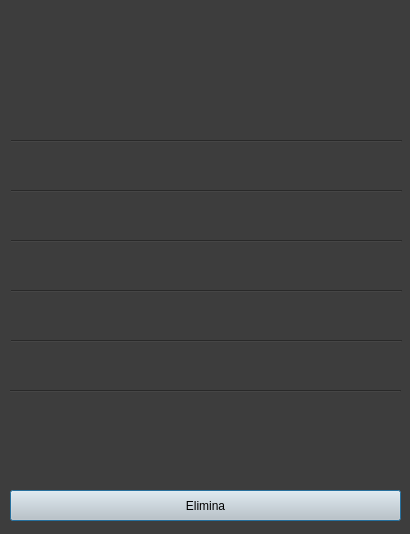
<?xml version="1.0" encoding="UTF-8"?>
<ui version="4.0">
 <class>Dialog</class>
 <widget class="QDialog" name="Dialog">
  <property name="geometry">
   <rect>
    <x>0</x>
    <y>0</y>
    <width>410</width>
    <height>534</height>
   </rect>
  </property>
  <property name="windowTitle">
   <string>Dialog</string>
  </property>
  <property name="styleSheet">
   <string notr="true">background-color: rgb(61, 61, 61);</string>
  </property>
  <widget class="QLabel" name="nome_dipendente_label">
   <property name="geometry">
    <rect>
     <x>10</x>
     <y>10</y>
     <width>391</width>
     <height>121</height>
    </rect>
   </property>
   <property name="styleSheet">
    <string notr="true">font: 36pt &quot;MS Shell Dlg 2&quot;;</string>
   </property>
   <property name="text">
    <string/>
   </property>
  </widget>
  <widget class="Line" name="line">
   <property name="geometry">
    <rect>
     <x>11</x>
     <y>140</y>
     <width>391</width>
     <height>3</height>
    </rect>
   </property>
   <property name="orientation">
    <enum>Qt::Horizontal</enum>
   </property>
  </widget>
  <widget class="QLabel" name="codice_fiscale_label">
   <property name="geometry">
    <rect>
     <x>10</x>
     <y>150</y>
     <width>391</width>
     <height>31</height>
    </rect>
   </property>
   <property name="styleSheet">
    <string notr="true">font: 18pt &quot;MS Shell Dlg 2&quot;;</string>
   </property>
   <property name="text">
    <string/>
   </property>
  </widget>
  <widget class="QLabel" name="luogo_nascita_label">
   <property name="geometry">
    <rect>
     <x>10</x>
     <y>250</y>
     <width>391</width>
     <height>31</height>
    </rect>
   </property>
   <property name="styleSheet">
    <string notr="true">font: 18pt &quot;MS Shell Dlg 2&quot;;;</string>
   </property>
   <property name="text">
    <string/>
   </property>
  </widget>
  <widget class="QLabel" name="data_nascita_label">
   <property name="geometry">
    <rect>
     <x>10</x>
     <y>200</y>
     <width>391</width>
     <height>31</height>
    </rect>
   </property>
   <property name="styleSheet">
    <string notr="true">font: 18pt &quot;MS Shell Dlg 2&quot;;</string>
   </property>
   <property name="text">
    <string/>
   </property>
  </widget>
  <widget class="QLabel" name="email_label">
   <property name="geometry">
    <rect>
     <x>10</x>
     <y>300</y>
     <width>391</width>
     <height>31</height>
    </rect>
   </property>
   <property name="styleSheet">
    <string notr="true">font: 18pt &quot;MS Shell Dlg 2&quot;;</string>
   </property>
   <property name="text">
    <string/>
   </property>
  </widget>
  <widget class="QPushButton" name="elimina_button">
   <property name="geometry">
    <rect>
     <x>10</x>
     <y>490</y>
     <width>391</width>
     <height>31</height>
    </rect>
   </property>
   <property name="cursor">
    <cursorShape>PointingHandCursor</cursorShape>
   </property>
   <property name="styleSheet">
    <string notr="true">background-color: rgb(202, 202, 202);</string>
   </property>
   <property name="text">
    <string>Elimina</string>
   </property>
  </widget>
  <widget class="Line" name="line_2">
   <property name="geometry">
    <rect>
     <x>11</x>
     <y>190</y>
     <width>391</width>
     <height>3</height>
    </rect>
   </property>
   <property name="orientation">
    <enum>Qt::Horizontal</enum>
   </property>
  </widget>
  <widget class="Line" name="line_3">
   <property name="geometry">
    <rect>
     <x>11</x>
     <y>240</y>
     <width>391</width>
     <height>3</height>
    </rect>
   </property>
   <property name="orientation">
    <enum>Qt::Horizontal</enum>
   </property>
  </widget>
  <widget class="Line" name="line_4">
   <property name="geometry">
    <rect>
     <x>11</x>
     <y>290</y>
     <width>391</width>
     <height>3</height>
    </rect>
   </property>
   <property name="orientation">
    <enum>Qt::Horizontal</enum>
   </property>
  </widget>
  <widget class="Line" name="line_5">
   <property name="geometry">
    <rect>
     <x>11</x>
     <y>340</y>
     <width>391</width>
     <height>3</height>
    </rect>
   </property>
   <property name="orientation">
    <enum>Qt::Horizontal</enum>
   </property>
  </widget>
  <widget class="QLabel" name="telefono_label">
   <property name="geometry">
    <rect>
     <x>10</x>
     <y>350</y>
     <width>391</width>
     <height>31</height>
    </rect>
   </property>
   <property name="styleSheet">
    <string notr="true">font: 18pt &quot;MS Shell Dlg 2&quot;;</string>
   </property>
   <property name="text">
    <string/>
   </property>
  </widget>
  <widget class="Line" name="line_6">
   <property name="geometry">
    <rect>
     <x>10</x>
     <y>390</y>
     <width>391</width>
     <height>3</height>
    </rect>
   </property>
   <property name="orientation">
    <enum>Qt::Horizontal</enum>
   </property>
  </widget>
  <widget class="QLabel" name="licenza_label">
   <property name="geometry">
    <rect>
     <x>10</x>
     <y>400</y>
     <width>391</width>
     <height>31</height>
    </rect>
   </property>
   <property name="styleSheet">
    <string notr="true">font: 18pt &quot;MS Shell Dlg 2&quot;;</string>
   </property>
   <property name="text">
    <string/>
   </property>
  </widget>
 </widget>
 <resources/>
 <connections/>
</ui>
